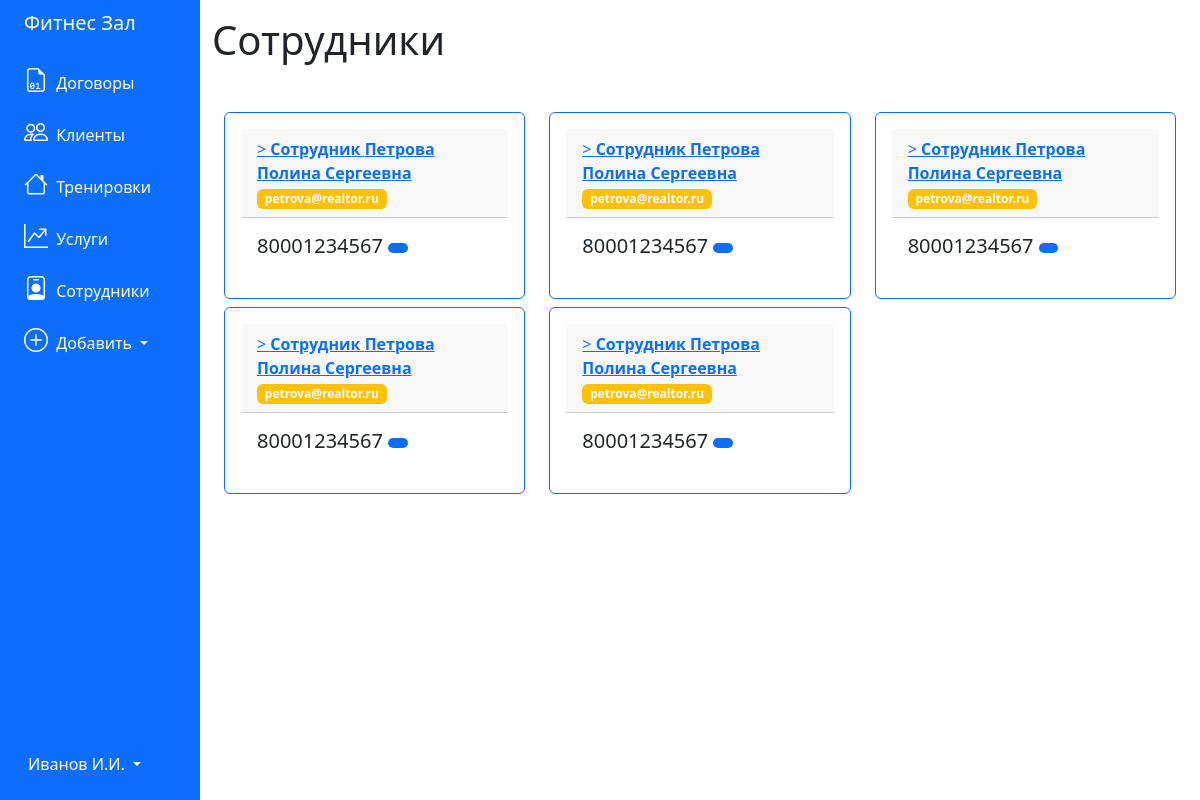
Page /employees on the earlier database version.
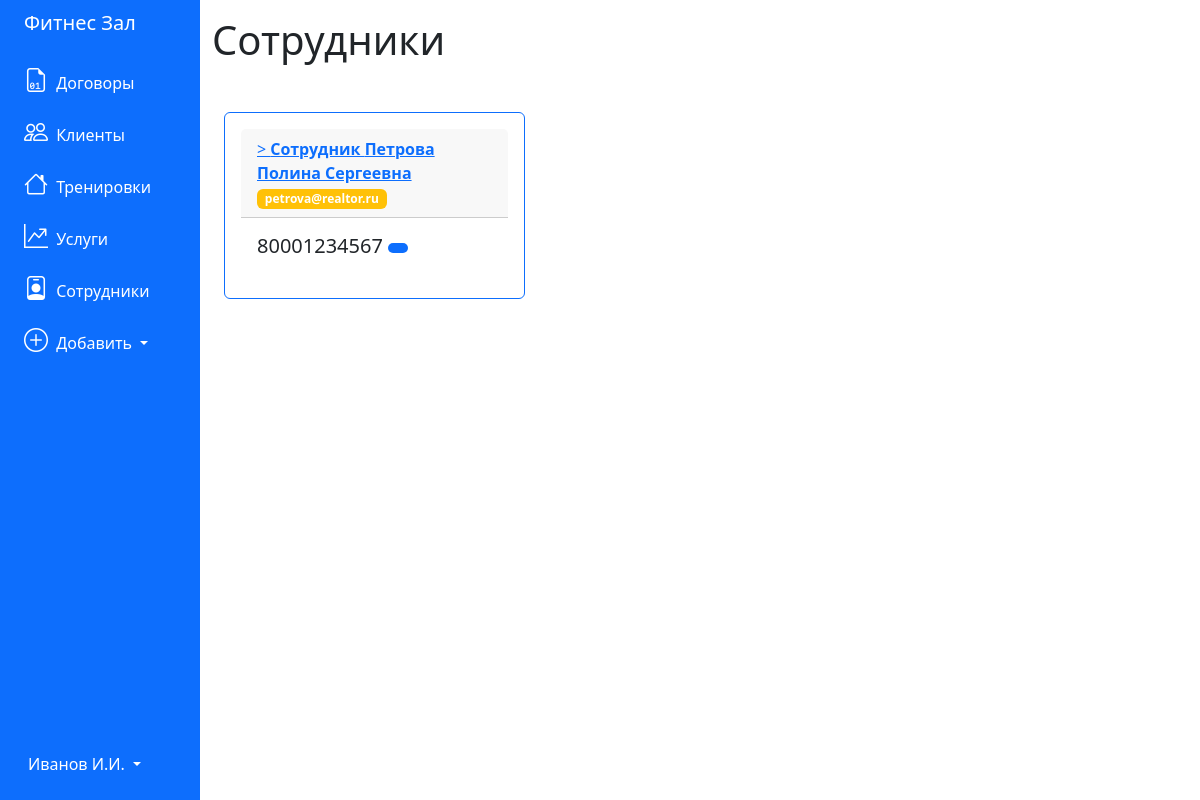
Same page on the later database version.
### tables this page shows
CREATE TABLE 'employees' (
	"id_employee" INTEGER PRIMARY KEY AUTOINCREMENT,
	'name' TEXT,
	'email' TEXT,
	'phone_number' TEXT,
	'position' TEXT,
	'department' TEXT,
	'chief_id' INTEGER
);

### app.py (the view)
@app.route('/employees')
def employees():
    conn = get_db_connection()
    pos = conn.execute("""SELECT * FROM employees""").fetchall()
    conn.close()
    return render_template('employees.html', employees=pos)

### app.py (called while the page is built)
def get_db_connection():
    conn = sqlite3.connect('../pythonProject4/database.db')
    conn.row_factory = sqlite3.Row
    return conn

### templates/employees.html
{% extends 'base.html' %}
{% block content %}
<h1>{% block title %} Сотрудники {% endblock %}</h1>
<div class="container mt-5 mb-3">
    <div class="row">
        {% for employee in employees %}
        <div class="col-md-4">
            <div class="card p-3 mb-2 border-primary">
                <div class="card-header">
                    <a href="{{ url_for('employee', employee_id=employee['id_employee']) }}">>
                        <b>Сотрудник {{ employee['name'] }}</b>
                    </a>
                    <br>
                    <span class="badge bg-warning">{{ employee['email'] }}</span>
                </div>
                <div class="card-body">
                    <h5 class="card-title">{{ employee['phone_number'] }} <span class="badge bg-primary">{{
                            employee['passport'] }} </span></h5>
                </div>
            </div>
        </div>
        {% endfor %}
    </div>
</div>
{% endblock %}

Differences in the rows shown:
removed employees: name "Петрова Полина Сергеевна", email "petrova@realtor.ru", phone_number "80001234567"
removed employees: name "Петрова Полина Сергеевна", email "petrova@realtor.ru", phone_number "80001234567"
removed employees: name "Петрова Полина Сергеевна", email "petrova@realtor.ru", phone_number "80001234567"
removed employees: name "Петрова Полина Сергеевна", email "petrova@realtor.ru", phone_number "80001234567"
